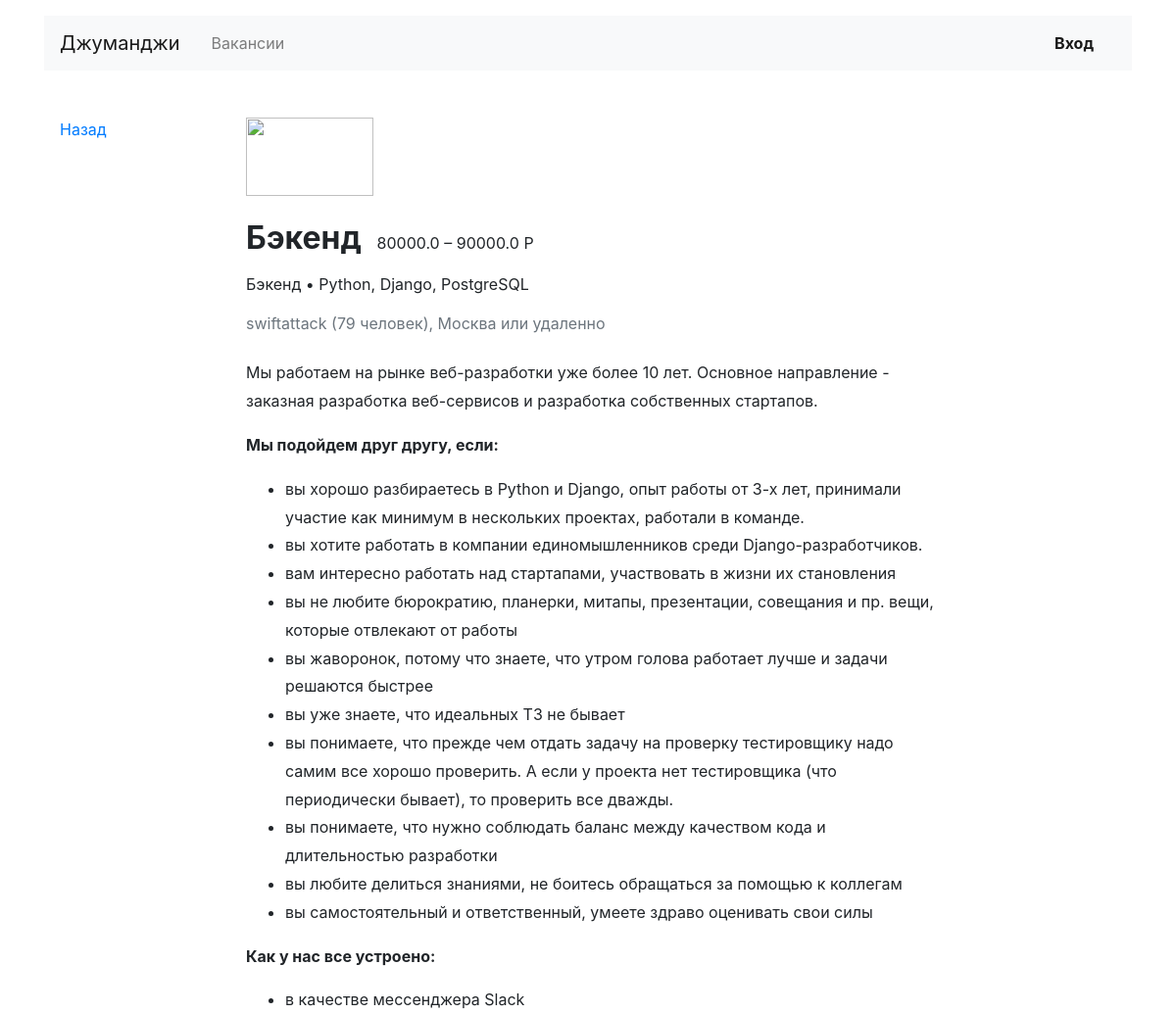
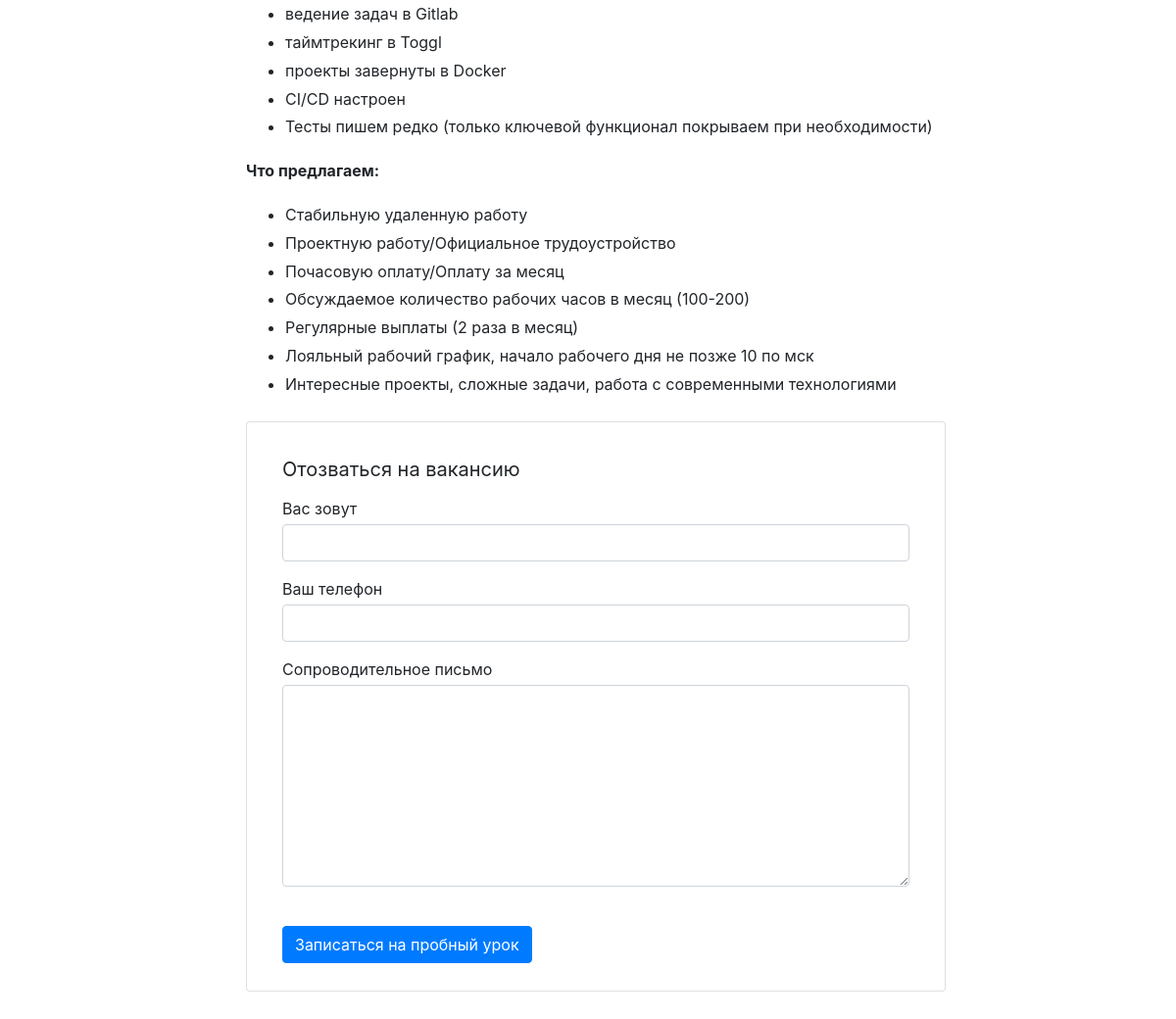
Screenshot of /vacancies/2 with the database file from the repository (2 pictures, top to bottom).
### junior_hunter/models.py (models this page shows)
class Vacancy(models.Model):
    title = CharField(max_length=100)
    specialty = ForeignKey(Specialty, related_name="vacancies", on_delete=models.PROTECT)
    company = ForeignKey(Company, related_name="vacancies", on_delete=models.PROTECT)
    skills = CharField(max_length=100)
    description = TextField()
    salary_min = FloatField()
    salary_max = FloatField()
    published_at = DateTimeField()

class Specialty(models.Model):
    code = CharField(max_length=100, primary_key=True)  # TODO сделать полем с выбором, возможно из другой модели
    title = CharField(max_length=100)
    picture = URLField(default='https://place-hold.it/100x60')

class Company(models.Model):
    name = CharField(max_length=255)
    location = CharField(max_length=255)  # TODO сделать полем с выбором, возможно из другой модели
    logo = URLField(default='https://place-hold.it/100x60')
    description = TextField()
    employee_count = IntegerField()

### junior_hunter/views.py (the view)
# urls.py: path('vacancies/<int:vacancy_id>', VacancyView.as_view(), name='vacancy'),
class VacancyView(TemplateView):
    template_name = 'junior_hunter/vacancy.html'
    def get_context_data(self, **kwargs):
        context = super().get_context_data(**kwargs)
        vacancy_id = kwargs['vacancy_id']
        vacancy = get_object_or_404(Vacancy, id=vacancy_id)
        context['vacancy'] = vacancy
        return context

### junior_hunter/templates/junior_hunter/vacancy.html
{% extends 'junior_hunter/base.html' %}
{% block main %}
  <main class="container mt-3 pb-5">
    <div class="row mt-5">
      <div class="col-12 col-lg-2">
        <div class="pl-3 mb-5">
          <p><a href="#">Назад</a></p>
        </div>
      </div>
      <div class="col-12 col-lg-8">
        <section class="pl-3">
          <a href="#"><img src="https://place-hold.it/130x80" width="130" height="80" alt=""></a>
          <div class="d-flex align-items-baseline align-content-baseline">
            <h1 class="h2 mt-4 font-weight-bold" >{{ vacancy.specialty.title }}</h1>
            <p class="m-0 pl-3">{{ vacancy.salary_min }} – {{ vacancy.salary_max }} Р</p>
          </div>
          <p class="mt-2">{{ vacancy.specialty.title }} • {{ vacancy.skills }}</p>
          <p class="text-muted mb-4">{{ vacancy.company.name }} ({{ vacancy.company.employee_count }} человек), {{ vacancy.company.location }} или удаленно</p>
          <div style="line-height: 1.8;">
            {{ vacancy.description|safe }}
          </div>
          <form action="/echo" class="card mt-4 mb-3" enctype="multipart/form-data">
            <div class="card-body mx-3">
              <p class="h5 mt-3 font-weight-normal">Отозваться на вакансию</p>
              <div class="form-group">
                <label class="mb-1 mt-2" for="userName">Вас зовут</label>
                <input class="form-control" type="text" placeholder="" id="userName">
              </div>
              <div class="form-group">
                <label class="mb-1" for="userPhone">Ваш телефон</label>
                <input class="form-control" type="tel" placeholder="" id="userPhone">
              </div>
              <div class="form-group">
                <label class="mb-1" for="userMsg" >Сопроводительное письмо</label>
                <textarea class="form-control" rows="8" id="userMsg"></textarea>
              </div>
              <input type="submit" class="btn btn-primary mt-4 mb-2" value="Записаться на пробный урок">
            </div>
          </form>
        </section>
      </div>
    </div>
  </main>
{% endblock %}

### rows the page displays
Vacancy: specialty "Бэкенд", salary_min "80000.0", salary_max "90000.0", skills "Python, Django, PostgreSQL", company.name "swiftattack", company.employee_count "79", company.location "Москва", description "Мы работаем на рынке веб-разработки уже более 10 лет. Основное направление - заказная разработка веб-сервисов и разработка собственных стартапов. Мы подойдем друг другу, если: вы хорошо разбираетесь в Python и Django, опыт работы от 3-х лет, принимали участие как минимум в нескольких проектах, работали в команде. вы хотите работать в компании единомышленников среди Django-разработчиков. вам интересно работать над стартапами, участвовать в жизни их становления вы не любите бюрократию, планерки, митапы, презентации, совещания и пр. вещи, которые отвлекают от работы вы жаворонок, потому что знаете, что утром голова работает лучше и задачи решаются быстрее вы уже знаете, что идеальных ТЗ не…"
